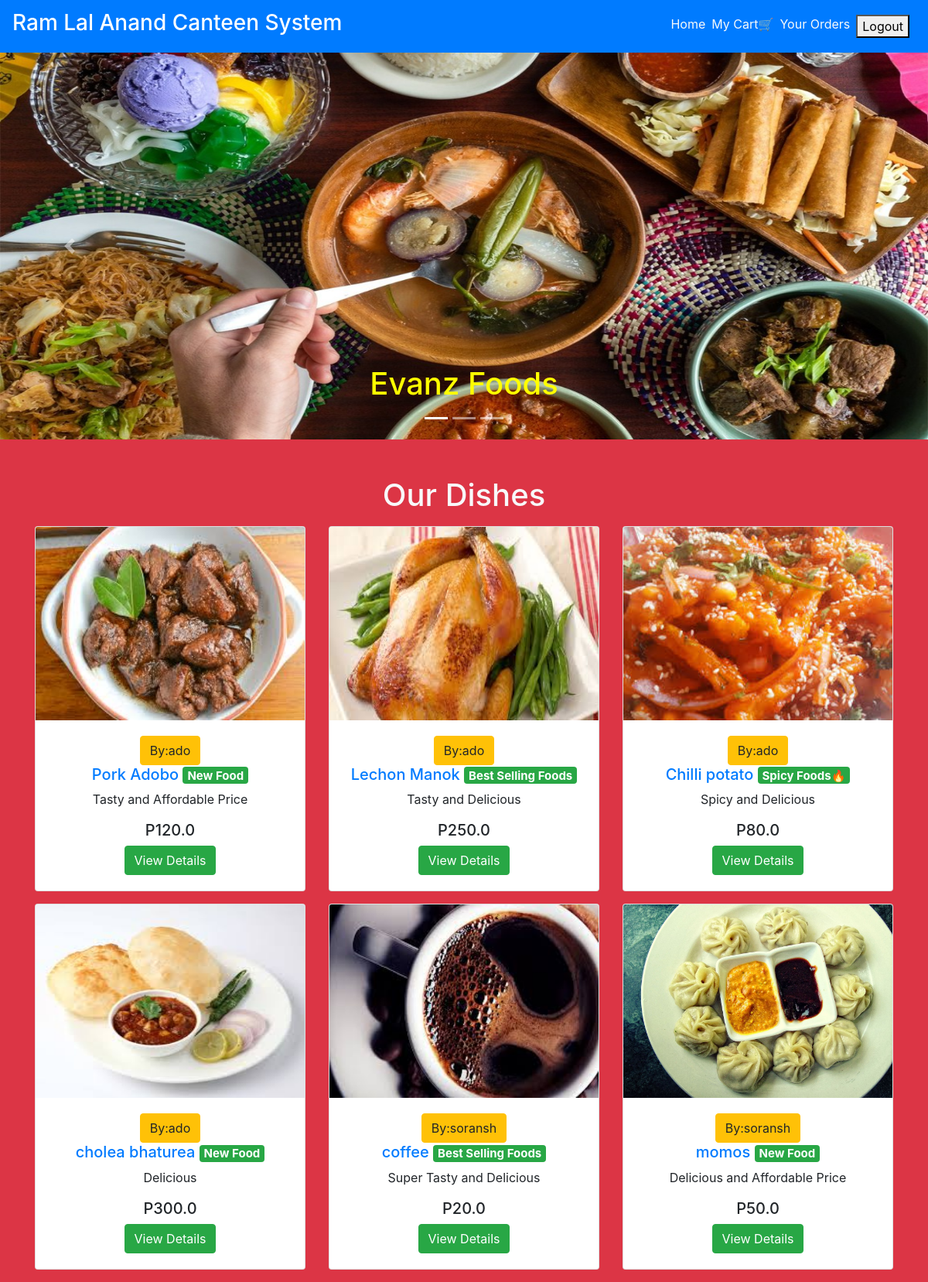
The page / (signed in) on the database its author committed.
### main/models.py (models this page shows, shortened)
class Item(models.Model):
    LABELS = (
        ('Best Selling Foods', 'Best Selling Foods'),
        ('New Food', 'New Food'),
        ('Spicy Foods🔥', 'Spicy Foods🔥'),
    )
    LABEL_COLOUR = (
        ('danger', 'danger'),
        ('success', 'success'),
        ('primary', 'primary'),
        ('info', 'info'),
        ('warning', 'warning'),
    )
    title = models.CharField(max_length=150)
    description = models.CharField(max_length=250,blank=True)
    price = models.FloatField()
    pieces = models.IntegerField(default=6)
    instructions = models.CharField(max_length=250,default="Available")
    image = models.ImageField(default='default.png', upload_to='images/')
    labels = models.CharField(max_length=25, choices=LABELS, blank=True)
    label_colour = models.CharField(max_length=15, choices=LABEL_COLOUR, blank=True)
    slug = models.SlugField(default="foods")
    created_by = models.ForeignKey(User, on_delete=models.CASCADE)

### main/views.py (the view)
# urls.py: path('', MenuListView.as_view(), name='home'),
class MenuListView(ListView):
    model = Item
    template_name = 'main/home.html'
    context_object_name = 'menu_items'

### main/templatetags/get_group.py (called while the page is built)
@register.filter(name='has_group')
def has_group(user, group_name):
    return user.groups.filter(name=group_name).exists()

### main/templates/main/home.html (shortened to what this page needs)
{% extends "main/layout.html" %}
{% block content %}
  <div class="home bg-danger">
    <div id="carouselExampleCaptions" class="carousel slide mb-5" data-ride="carousel" style="height: 500px;">
        <ol class="carousel-indicators">
          <li data-target="#carouselExampleCaptions" data-slide-to="0" class="active"></li>
          <li data-target="#carouselExampleCaptions" data-slide-to="1"></li>
          <li data-target="#carouselExampleCaptions" data-slide-to="2"></li>
        </ol>
        <div class="carousel-inner">
          <div class="carousel-item active">
            <img src="../media/garantisado.jpg" class="d-block w-100" alt="sushi1" height="500px">
            <div class="carousel-caption d-none d-md-block text-dark">
              <h1 style="color: yellow">Evanz Foods</h1>
            </div>
          </div>
        </div>
        <a class="carousel-control-prev" href="#carouselExampleCaptions" role="button" data-slide="prev">
          <span class="carousel-control-prev-icon" aria-hidden="true"></span>
        </a>
        <a class="carousel-control-next" href="#carouselExampleCaptions" role="button" data-slide="next">
          <span class="carousel-control-next-icon" aria-hidden="true"></span>
        </a>
    </div>
    <div class="container">
      <h1 class="text-center text-light mb-3">Our Dishes</h1>
      <div class="row">
        {% for item in menu_items %}
            <div class="col-sm-4">
                <div class="card mb-3" style="height: fit-content; overflow: auto;">
                  <img src="{{ item.image.url }}" style="height: 250px;">
                    <div class="card-body text-center">
                      <button class="btn btn-warning">By:{{ item.created_by }}</button>
                      <h5 class="text-center"><a href="{% url 'main:dishes' item.slug %}">{{ item.title }} </a><span class="badge badge-{{ item.label_colour }}">{{ item.labels }}</span></h5>
                      <p class="text-center">{{ item.description }}</p>
                      <h5 class="text-center">P{{ item.price }}</h5>
                      <a href="{% url 'main:dishes' item.slug %}" class="btn btn-success">View Details</a>
                    </div>
                </div>
            </div>
        {% endfor %}
      </div>
    </div>
  </div>
{% endblock content %}

### rows shown on the page
Item: image (picture), created_by "ado", title "Pork Adobo", labels "New Food", description "Tasty and Affordable Price", price "120.0"
Item: image (picture), created_by "ado", title "Lechon Manok", labels "Best Selling Foods", description "Tasty and Delicious", price "250.0"
Item: image (picture), created_by "ado", title "Chilli potato", labels "Spicy Foods🔥", description "Spicy and Delicious", price "80.0"
Item: image (picture), created_by "ado", title "cholea bhaturea", labels "New Food", description "Delicious", price "300.0"
Item: image (picture), created_by "soransh", title "coffee", labels "Best Selling Foods", description "Super Tasty and Delicious", price "20.0"
Item: image (picture), created_by "soransh", title "momos", labels "New Food", description "Delicious and Affordable Price", price "50.0"
